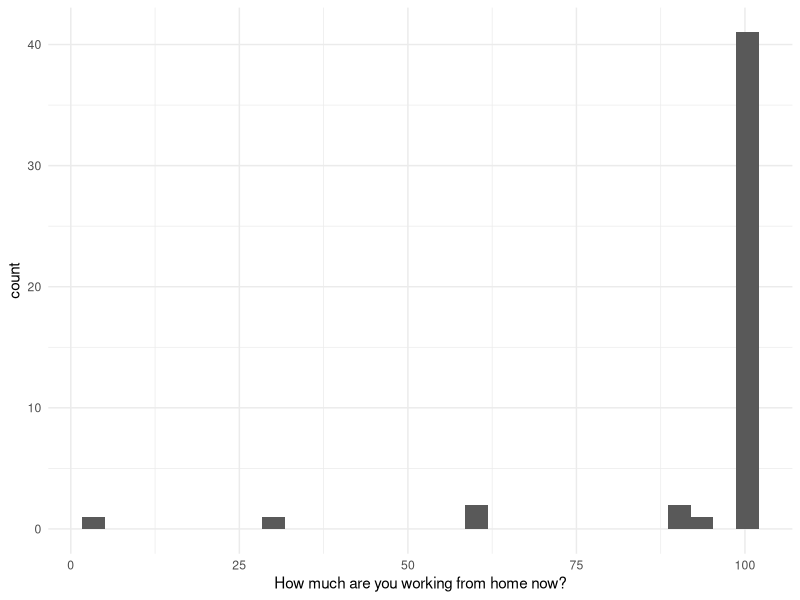
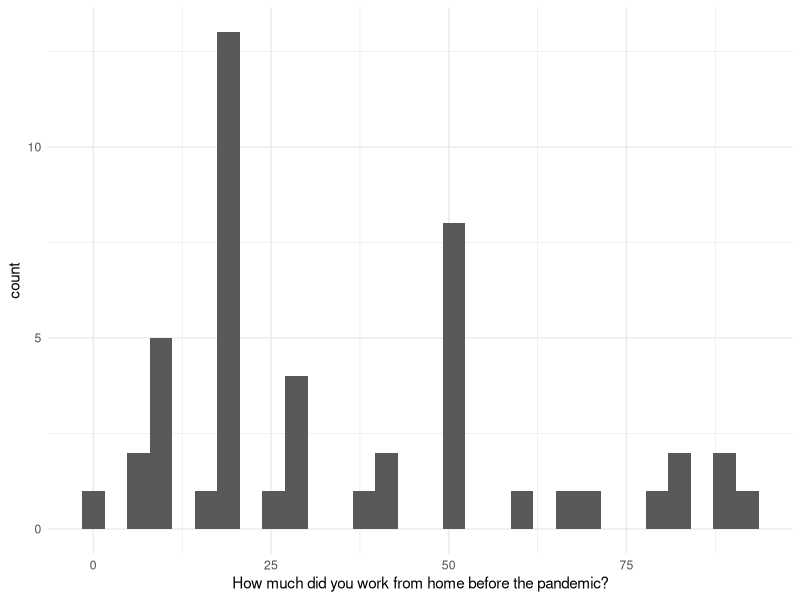
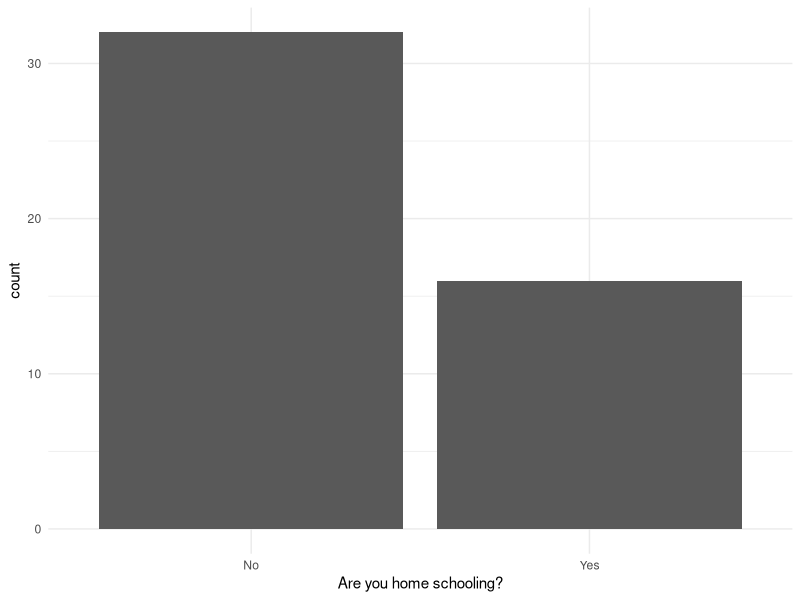

The R source for these figures, in order:
## ---- chunk 1
library(tidyverse)
## ---- chunk 2
processed <- read_tsv("Data/Pilot/Processed/HomeOffice_Pilot_Processed_data.tsv")
## ---- chunk 3
processed %>% 
  ggplot() +
  aes(x = work_home_prop_now_1) +
  geom_histogram() +
  scale_y_continuous() +
  labs(x = "How much are you working from home now?") +
  theme_minimal()
## ---- chunk 4
processed %>% 
  filter(!is.na(work_home_prop_prior_1))  %>% 
  ggplot() +
  aes(x = work_home_prop_prior_1) +
  geom_histogram() +
  scale_y_continuous() +
  labs(x = "How much did you work from home before the pandemic?") +
  theme_minimal()
## ---- chunk 5
processed %>% 
  ggplot() +
  aes(x = home_school) +
  geom_bar() +
  labs(x = "Are you home schooling?") +
  theme_minimal()
